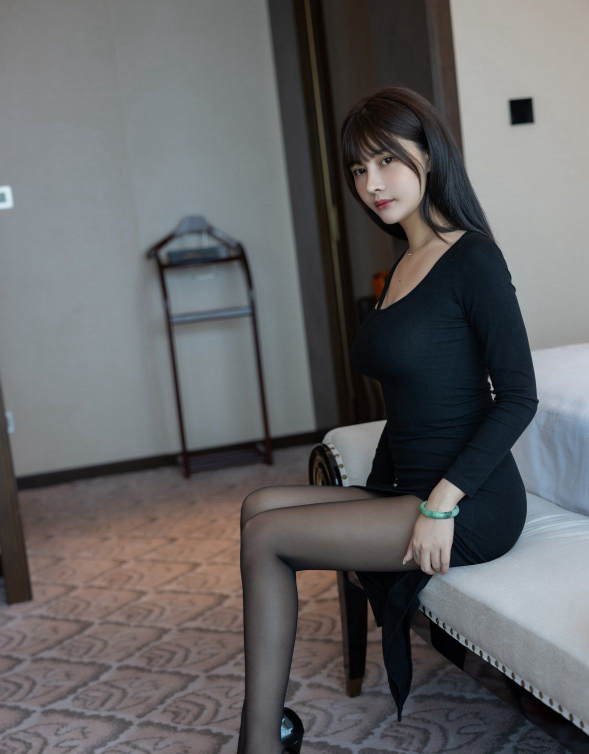
#> input picture picture_material/beauty_leg2.jpg, 1178 x 1507 px, found by its file name (shown at 1/2 size)
$ python 4.equ_cv.py
#> lines starting #> are read from the running program, lines starting #| are printed output that depends on the picture
import cv2
import matplotlib.pyplot as plt

img = cv2.imread("picture_material/beauty_leg2.jpg")
#> img is the input picture: shape (1507, 1178, 3); mean B, G, R 101.2, 99.8, 100.1
img = cv2.resize(img, (int(img.shape[1]/2), int(img.shape[0]/2)), interpolation=cv2.INTER_AREA)
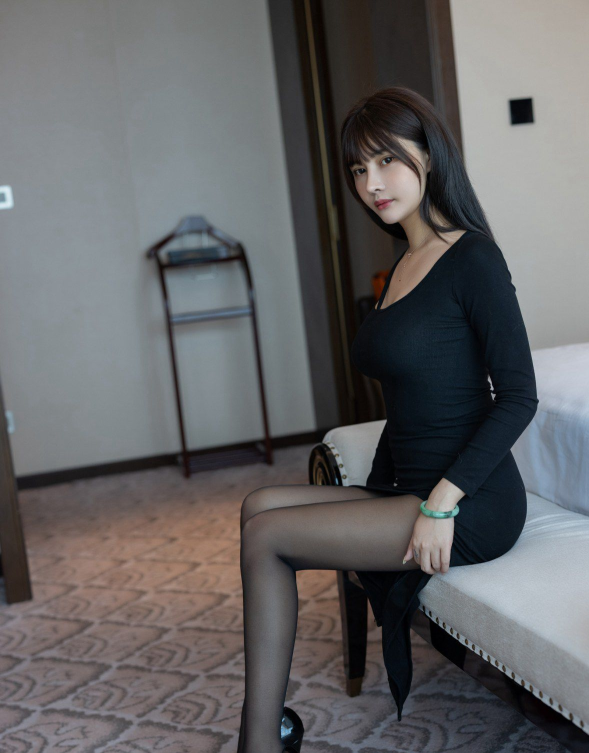
#> img: shape (753, 589, 3); mean B, G, R 101.2, 99.8, 100.1
img_Gray = cv2.cvtColor(img, cv2.COLOR_BGR2GRAY)
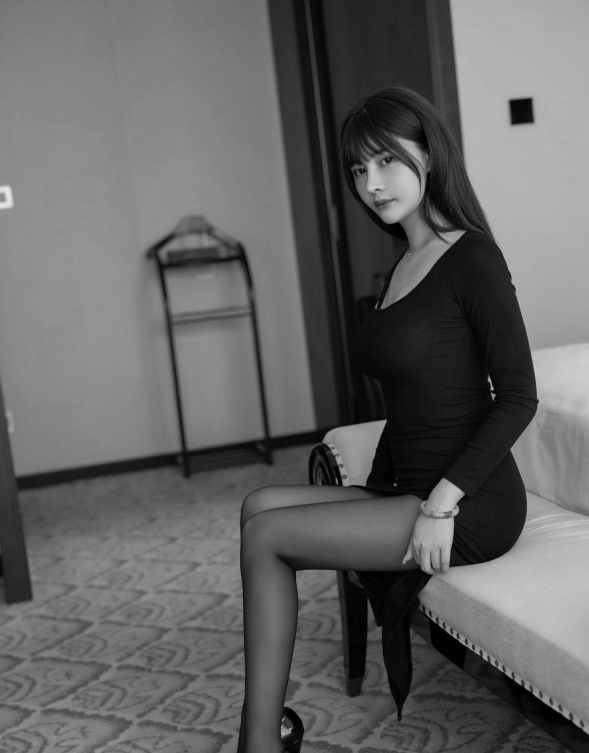
#> img_Gray: shape (753, 589); min 0, max 232, mean 100
equ = cv2.equalizeHist(img_Gray)
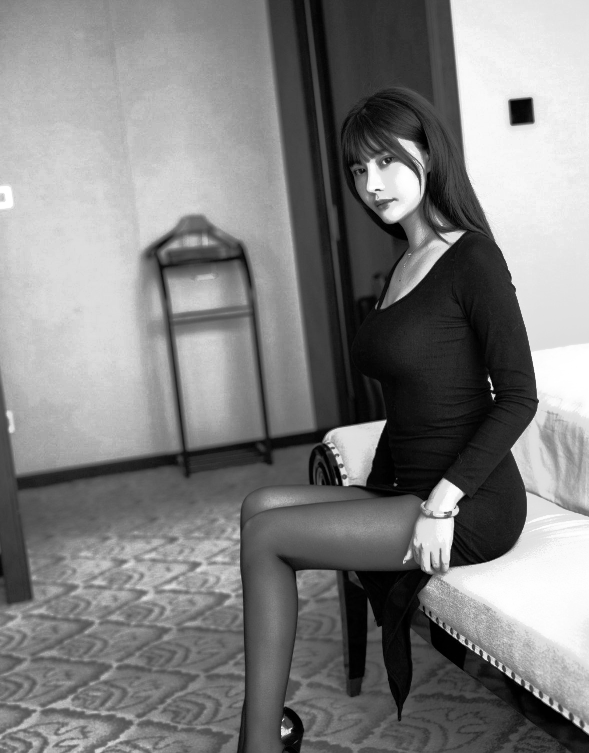
#> equ: shape (753, 589); min 0, max 255, mean 128.4

plt.figure("原始灰度直方图")
plt.title("Origin")
plt.hist(img_Gray.ravel(), 256)

plt.figure("均衡化直方图")
plt.title("Equalization")
plt.hist(equ.ravel(), 256)
plt.show()
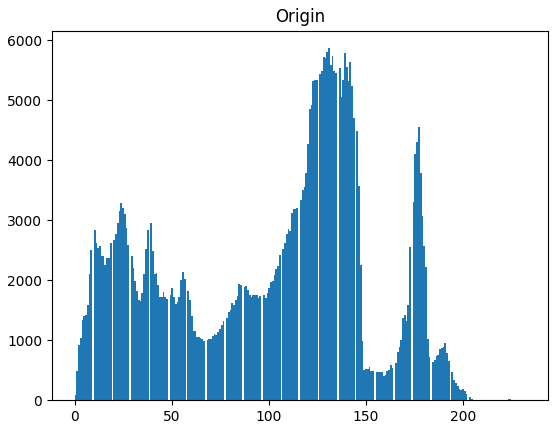
#> figure drawn by matplotlib, 1 panel; tallest bar 5864 high, from x = 130.5 to 131.4
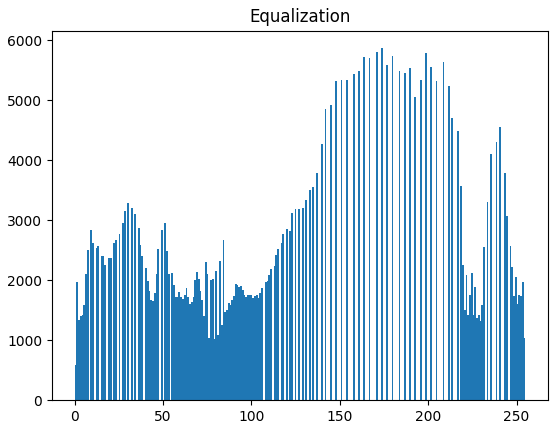
#> figure drawn by matplotlib, 1 panel; tallest bar 5864 high, from x = 173.3 to 174.3

cv2.imshow("Gray", img_Gray)
cv2.imshow("EqualizeHist", equ)
cv2.waitKey()

$ run again, with picture_material/beauty_leg3.jpg copied over picture_material/beauty_leg2.jpg
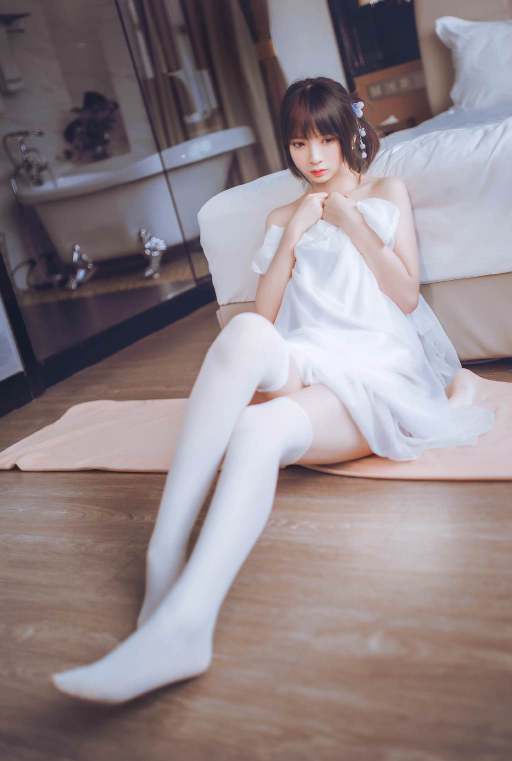
#> input picture picture_material/beauty_leg3.jpg, 1024 x 1522 px, found by its file name (shown at 1/2 size)
#> img is the input picture: shape (1522, 1024, 3); mean B, G, R 137.4, 133.4, 145.1
#> img: shape (761, 512, 3)
#> `equ = cv2.equalizeHist(img_Gray)`:
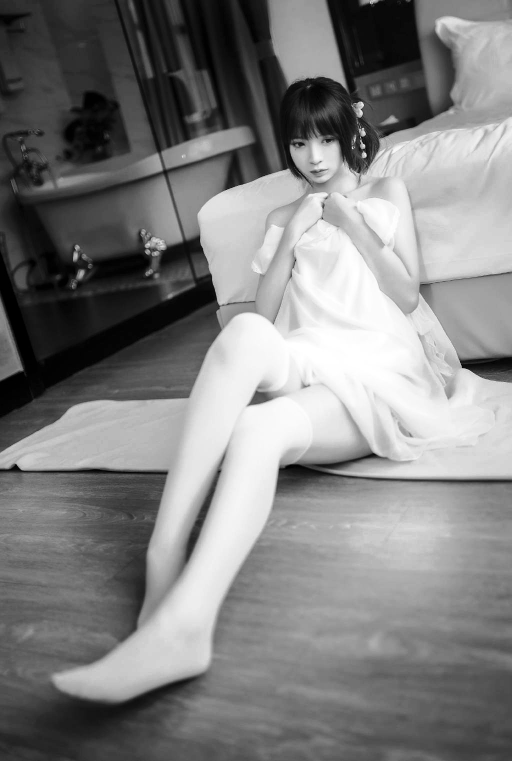
#> equ: shape (761, 512); min 0, max 255, mean 128.2
#> `plt.show()`:
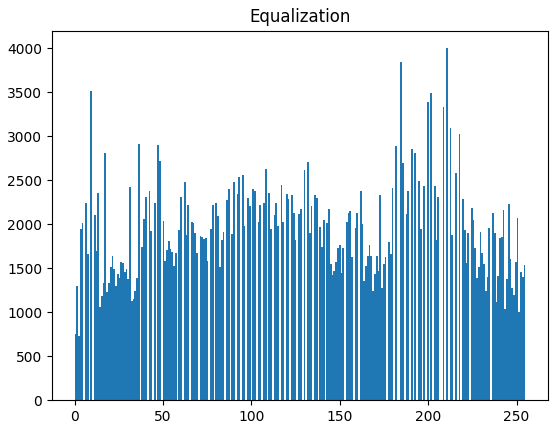
#> figure drawn by matplotlib, 1 panel; tallest bar 3999 high, from x = 210.2 to 211.2
